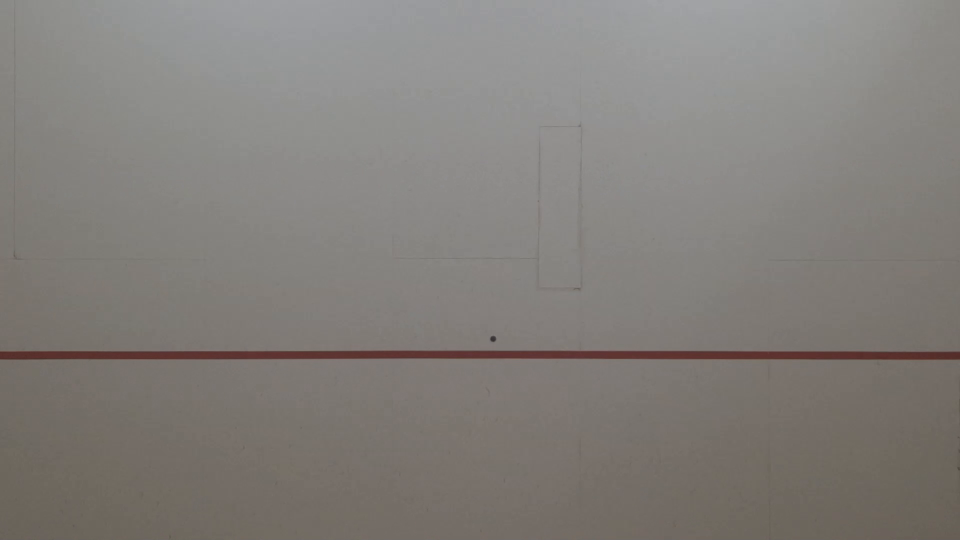
#> input picture impact_screenshots/impact_0.506.png, 1920 x 1080 px (shown at 1/2 size); its folder holds only this picture in this run
$ python -i cv_ball_detection.py   (imports and definitions only)
#> lines starting #> are read from the running program, lines starting #| are printed output that depends on the picture; after the words box and inside, x2 and y2 are one past the last pixel; in counts of white or black regions, pixels touching at a corner belong together
import cv2
import numpy as np
from PIL import Image, ImageEnhance
import os
import time
import pygame
import sys
import csv

os.environ["OPENCV_VIDEOIO_MMAL_ENABLE"] = "1"

# [1 line not run here, left out]

SOUNDS_DIR = "sounds"
IN_SOUND = os.path.join(SOUNDS_DIR, "good_serve.mp3")
OUT_SOUND = os.path.join(SOUNDS_DIR, "bad_serve.mp3")
UNKNOWN_SOUND = os.path.join(SOUNDS_DIR, "no_ball.mp3")

PI_RESOLUTION = (1920, 1080)
PI_DISPLAY_ENABLED = True

def edit_image(image_path, dodge_factor=2.5):
#> called with image_path = 'impact_screenshots/impact_0.506.png', dodge_factor = 2
    img = cv2.imread(image_path)
#> img is the input picture: shape (1080, 1920, 3); mean B, G, R 122.3, 126.5, 130.4
    if img is None:
        raise ValueError(f"Failed to load image: {image_path}")
    img = cv2.resize(img, PI_RESOLUTION)
    img_pil = Image.fromarray(cv2.cvtColor(img, cv2.COLOR_BGR2RGB))
    img_pil = ImageEnhance.Brightness(img_pil).enhance(2)
    img_pil = ImageEnhance.Contrast(img_pil).enhance(2.0)
    img_pil = img_pil.convert('L').convert('RGB')
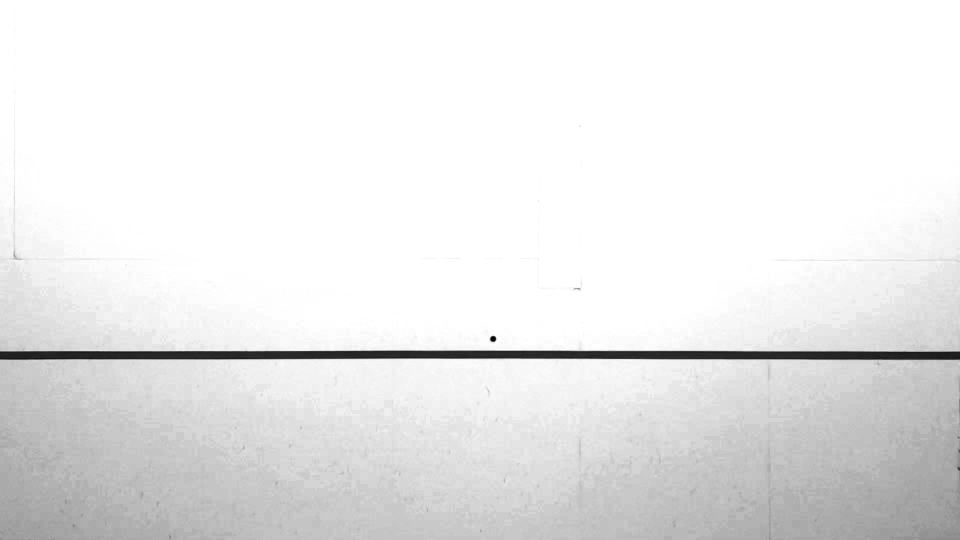
#> img_pil: PIL image 1920x1080 RGB (shown at 1/2 size); min 0, max 255, mean 233.5
    img = cv2.cvtColor(np.array(img_pil), cv2.COLOR_RGB2BGR)
    return cv2.convertScaleAbs(img, alpha=1.5, beta=30)
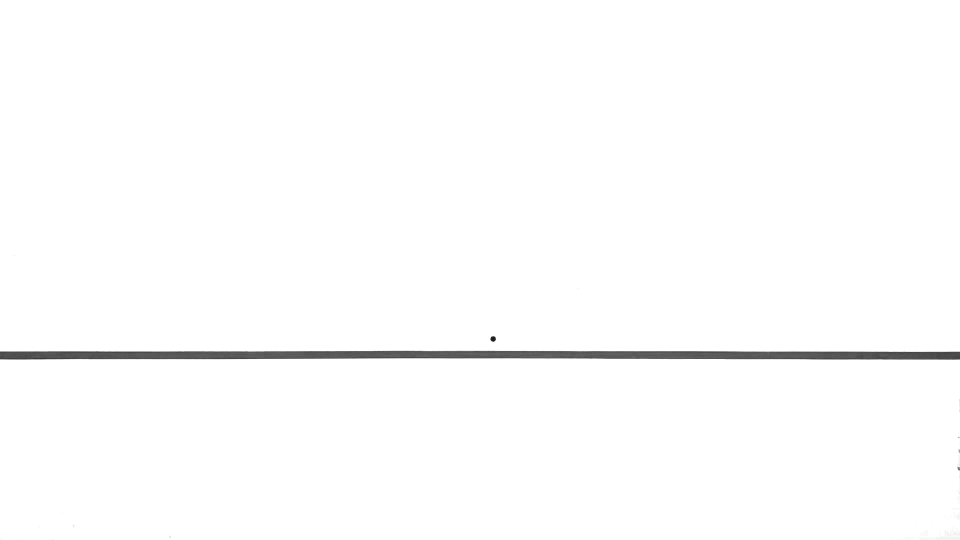
#> returned value: shape (1080, 1920, 3) (shown at 1/2 size); min 30, max 255, mean 252.6

def play_sound(result):
    try:
        sound_file = IN_SOUND if result == "IN" else OUT_SOUND if result == "OUT" else UNKNOWN_SOUND
        if not os.path.exists(sound_file):
            print(f"Sound file {sound_file} not found.")
            return
        pygame.mixer.music.load(sound_file)
        pygame.mixer.music.play()
        pygame.time.wait(800)
    except Exception as e:
        print(f"Error playing sound: {e}")

def overlay_result_text(image, result, timestamp=""):
    overlay = image.copy()
    output = image.copy()
    h, w = image.shape[:2]

    # Draw semi-transparent box
    cv2.rectangle(overlay, (0, 0), (300, 70), (0, 0, 0), -1)
    alpha = 0.6
    cv2.addWeighted(overlay, alpha, output, 1 - alpha, 0, output)

    # Result text
    color = (0, 255, 0) if result == "IN" else (0, 0, 255) if result == "OUT" else (255, 0, 0)
    cv2.putText(output, result, (10, 45), cv2.FONT_HERSHEY_SIMPLEX, 1.5, color, 3)

    # Optional: timestamp
    if timestamp:
        cv2.putText(output, f"Time: {timestamp}s", (10, h - 20), cv2.FONT_HERSHEY_SIMPLEX, 0.7, (200, 200, 200), 1)

    return output

def main():
    print(f"Running on Raspberry Pi with optimised settings: {PI_RESOLUTION}")

    if not os.path.exists(SOUNDS_DIR) or not all(os.path.exists(f) for f in [IN_SOUND, OUT_SOUND, UNKNOWN_SOUND]):
        print("Sound files not found. Run generate_sounds.py to create them.")

    print("\n" + "="*60)
    print(" SQUASH HAWK-EYE BALL DETECTION ".center(60, "="))
    print("="*60)

    output_dir = 'output-screenshots'
    if not os.path.exists(output_dir):
        os.makedirs(output_dir)

    image_folder = 'impact_screenshots'
    if not os.path.exists(image_folder):
        print(f"Error: Directory '{image_folder}' not found.")
        return

    image_files = sorted([
        f for f in os.listdir(image_folder)
        if f.lower().endswith(('.png', '.jpg', '.jpeg'))
    ])

    if not image_files:
        print(f"No images found in {image_folder} directory!")
        return

    results = []

    for i, image_file in enumerate(image_files):
        print(f"\nProcessing impact {i+1} of {len(image_files)}: {image_file}")

        image_path = os.path.join(image_folder, image_file)
        output_path = f"{output_dir}/output_{i+1}.png"

        try:
            dodge_image = edit_image(image_path, dodge_factor=2.0)
            cv2.imwrite(output_path, dodge_image)

            image = cv2.imread(output_path)
            if image is None:
                print(f"Failed to load '{output_path}'")
                continue

            gray = cv2.cvtColor(image, cv2.COLOR_BGR2GRAY)
            blurred = cv2.GaussianBlur(gray, (5, 5), 0)
            circles = cv2.HoughCircles(blurred, cv2.HOUGH_GRADIENT, dp=1.2, minDist=20,
                                       param1=30, param2=11, minRadius=5, maxRadius=7)
#> circles = [[985.8, 677.4, 5.48], [1876.2, 1068.6, 6.2]]
            edges = cv2.Canny(gray, 30, 130, apertureSize=3)
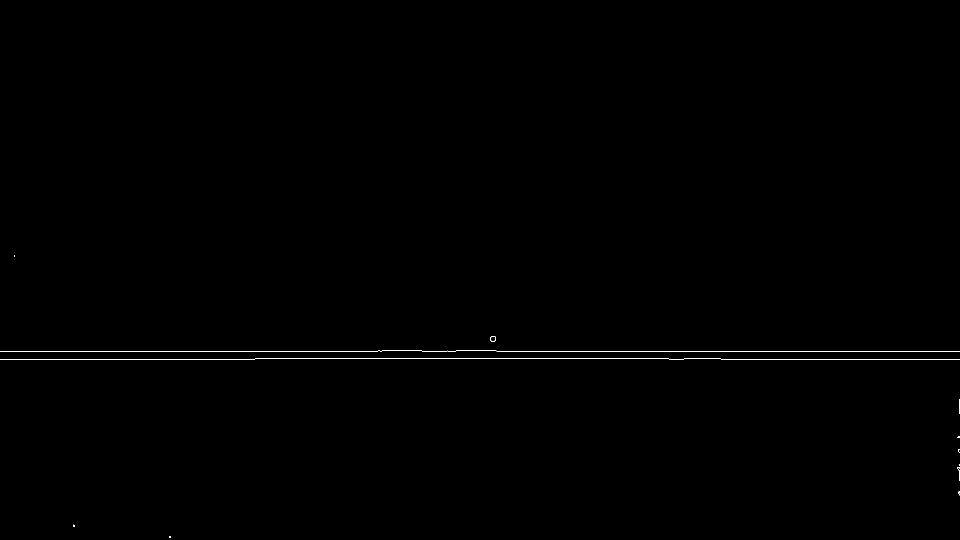
#> edges: shape (1080, 1920) (shown at 1/2 size); 0.19% white in thin lines or dots, all inside (x1, y1, x2, y2) = (0, 510, 1920, 1076)
            lines = cv2.HoughLinesP(edges, 1, np.pi / 180, threshold=80, minLineLength=30, maxLineGap=5)
#> lines = 17 rows, first 6: [993, 702, 1478, 702], [52, 718, 509, 718], [1479, 703, 1919, 703], [714, 716, 1155, 716], [1177, 717, 1337, 717], [1807, 719, 1863, 719]

            line_y_values = []
            if lines is not None:
                for line in lines:
                    x1, y1, x2, y2 = line[0]
                    line_y_values += [y1, y2]
                    cv2.line(image, (x1, y1), (x2, y2), (0, 255, 0), 1)
#> this loop made 17 passes
#> (x1, y1, x2, y2) on passes 7 to 17: (756, 701, 843, 701), (1470, 718, 1526, 718), (510, 717, 715, 717), (637, 702, 693, 702), (1609, 718, 1665, 718), (951, 701, 992, 701), (844, 702, 875, 702), (246, 703, 302, 703), (0, 703, 97, 702), (519, 702, 575, 702), (392, 702, 448, 702)
#> (x1, y1, x2, y2, line_y_values) on passes 1 to 6: (993, 702, 1478, 702, [702, 702]), (52, 718, 509, 718, [702, 702, 718, 718]), (1479, 703, 1919, 703, [702, 702, 718, 718, 703, 703]), (714, 716, 1155, 716, [702, 702, 718, 718, 703, 703, 716, 716]), (1177, 717, 1337, 717, [702, 702, 718, 718, 703, 703, 716, 716, 717, 717]), (1807, 719, 1863, 719, [702, 702, 718, 718, 703, 703, 716, 716, 717, 717, 719, 719])
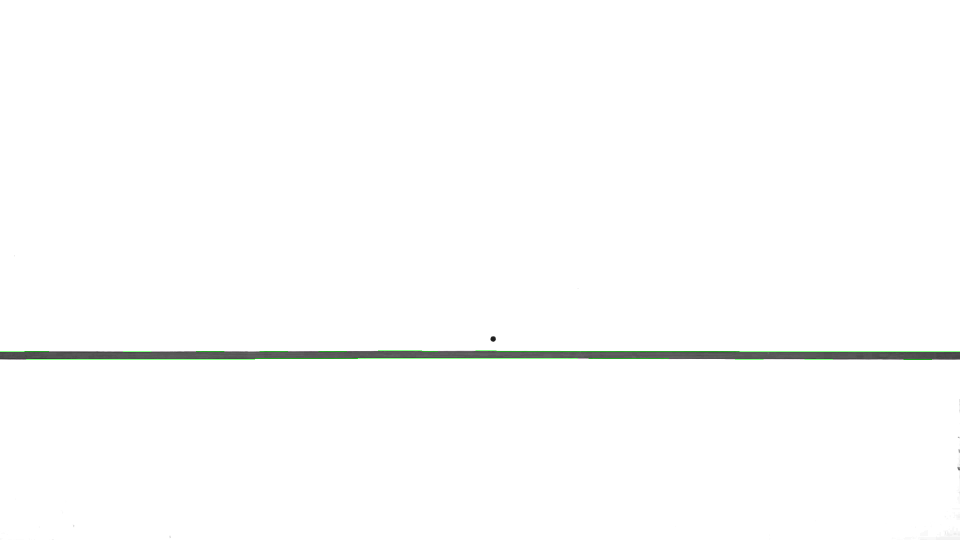
#> image: shape (1080, 1920, 3) (shown at 1/2 size); 0.14% of pixels changed, all inside (x1, y1, x2, y2) = (0, 701, 1920, 720)
#> after the loop, line_y_values = 34 values, max 719 at index 10, min 701 at index 12, mean 708.4

            result = "UNKNOWN"
            if line_y_values:
                top_line_y = min(line_y_values)
#> top_line_y = 701
                cv2.line(image, (0, top_line_y), (image.shape[1], top_line_y), (0, 0, 255), 2)
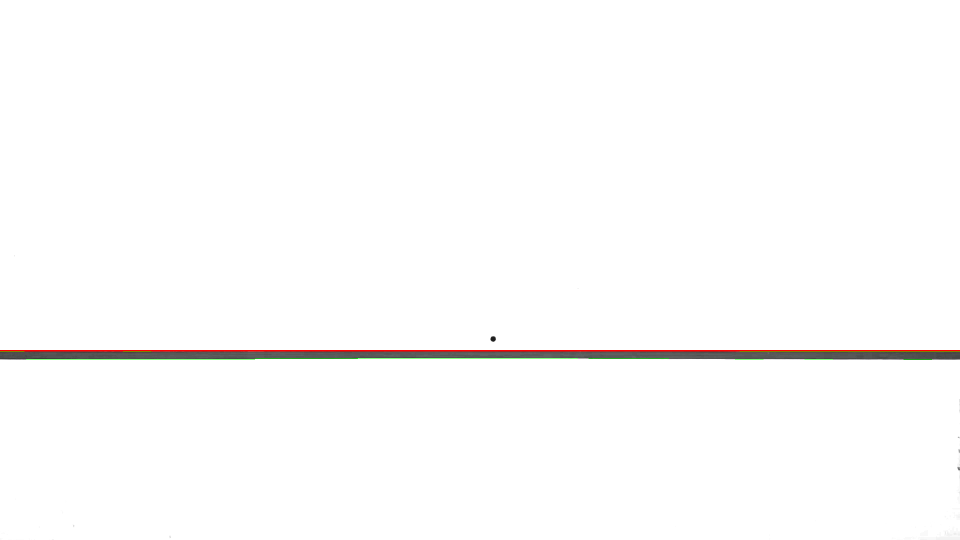
#> image: shape (1080, 1920, 3) (shown at 1/2 size); 0.28% of pixels changed, all inside (x1, y1, x2, y2) = (0, 700, 1920, 703)
                if circles is not None:
                    circles = np.uint16(np.around(circles))
#> circles = [[986, 677, 5], [1876, 1069, 6]]
                    for (x, y, r) in circles[0, :]:
                        cv2.circle(image, (x, y), r, (0, 255, 0), 1)
                        cv2.circle(image, (x, y), 2, (0, 0, 255), 1)
                        if (y + r) <= (top_line_y + 1):
                            result = "IN"
                        else:
                            result = "OUT"
                        print(f"Ball at (X={x}, Y={y}) is {result}")
#> this loop made 2 passes
#| Ball at (X=986, Y=677) is IN
#| Ball at (X=1876, Y=1069) is OUT
#> image: shape (1080, 1920, 3); under 0.01% of pixels changed, all inside (x1, y1, x2, y2) = (981, 672, 1883, 1076)
                else:
                    print("No ball detected in this image")
                    result = "NO BALL"

            timestamp = image_file.split('_')[-1].replace('sec.jpg', '')
            image = overlay_result_text(image, result, timestamp)
#> in overlay_result_text, `cv2.rectangle(overlay, (0, 0), (300, 70), (0, 0, 0), -1)`:
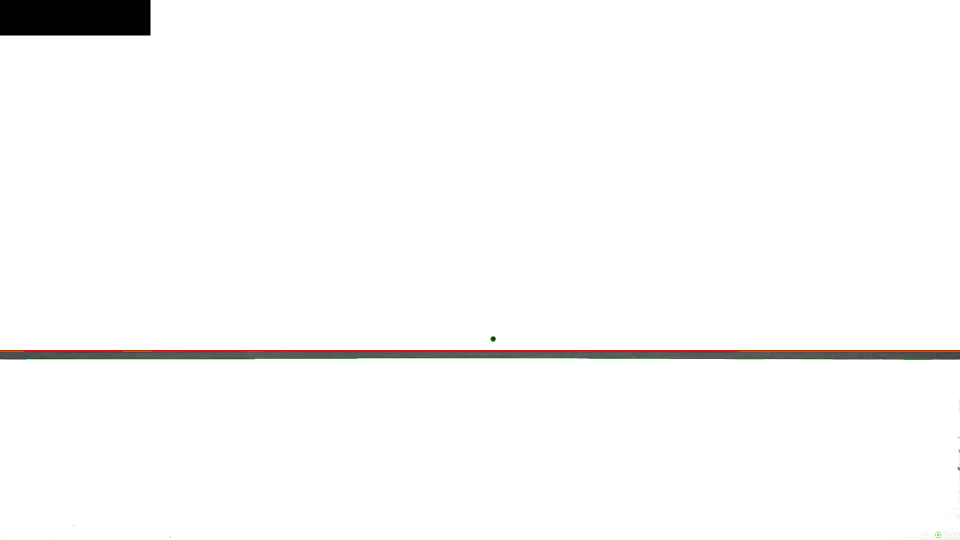
#> overlay: shape (1080, 1920, 3) (shown at 1/2 size); mean B, G, R 249.1, 249.4, 249.9
#> in overlay_result_text, `cv2.putText(output, result, (10, 45), cv2.FONT_HERSHEY_SIMPLEX, 1.5, c..`:
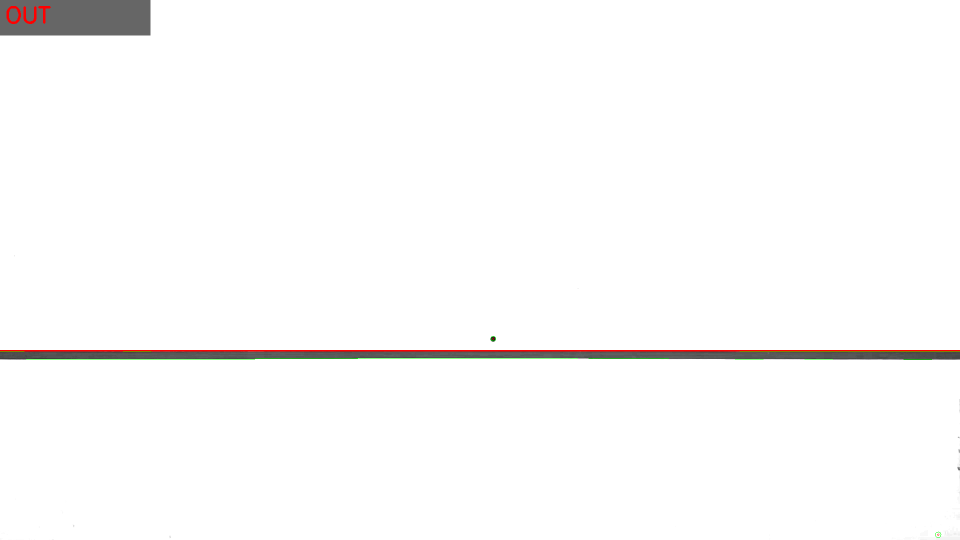
#> output: shape (1080, 1920, 3) (shown at 1/2 size); mean B, G, R 250.1, 250.4, 251
#> in overlay_result_text, `cv2.putText(output, f"Time: {timestamp}s", (10, h - 20), cv2.FONT_HERS..`: output: shape (1080, 1920, 3); 0.02% of pixels changed, all inside (x1, y1, x2, y2) = (11, 1045, 199, 1066)

            final_path = f"{output_dir}/result_{i+1}_{result}.png"
#> final_path = 'output-screenshots/result_1_OUT.png'
            cv2.imwrite(final_path, image)
            play_sound(result)

            if PI_DISPLAY_ENABLED:
                cv2.namedWindow("Analysis", cv2.WND_PROP_FULLSCREEN)
                cv2.setWindowProperty("Analysis", cv2.WND_PROP_FULLSCREEN, cv2.WINDOW_FULLSCREEN)
                cv2.imshow("Analysis", image)
                cv2.waitKey(1200)

            results.append({'image': image_file, 'timestamp': timestamp, 'result': result})

        except Exception as e:
            print(f"Error processing image {image_file}: {e}")

    # Write CSV
    csv_path = os.path.join(output_dir, "results_summary.csv")
    with open(csv_path, "w", newline='') as csvfile:
        writer = csv.DictWriter(csvfile, fieldnames=["image", "timestamp", "result"])
        writer.writeheader()
        writer.writerows(results)

    # Summary
    print("\nAnalysis Summary:")
    print("=" * 50)
    for i, r in enumerate(results):
        print(f"Impact {i+1} at {r['timestamp']}s: {r['result']}")
#> this loop made 1 pass
#| Impact 1 at 0.506.pngs: OUT
    print("\nCSV saved to:", csv_path)

    if PI_DISPLAY_ENABLED:
        print("\nAnalysis complete! Press any key to exit...")
        cv2.namedWindow("Done", cv2.WND_PROP_FULLSCREEN)
        cv2.setWindowProperty("Done", cv2.WND_PROP_FULLSCREEN, cv2.WINDOW_FULLSCREEN)
        last_image = cv2.imread(final_path) if 'final_path' in locals() else np.zeros((1080, 1920, 3), dtype=np.uint8)
        cv2.imshow("Done", last_image)
        cv2.waitKey(0)
        cv2.destroyAllWindows()

# [2 lines not run here, left out]

>>> result = main()
